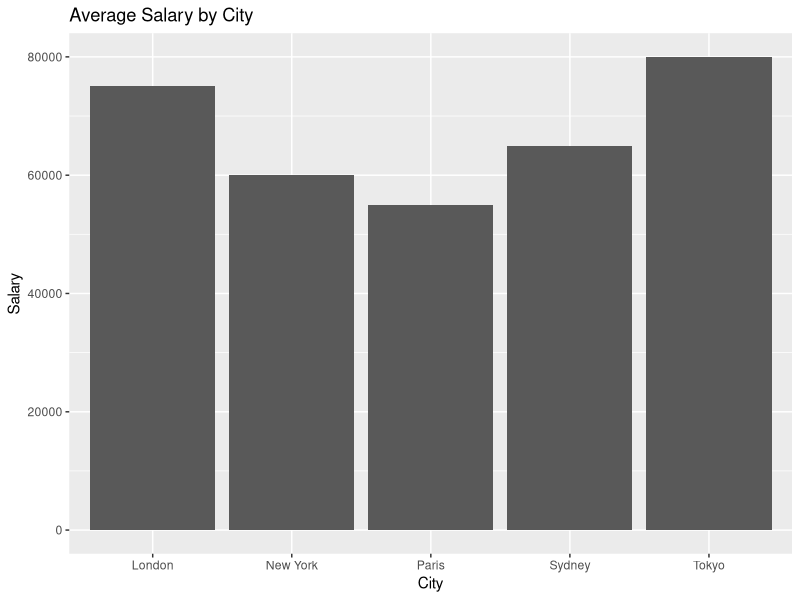
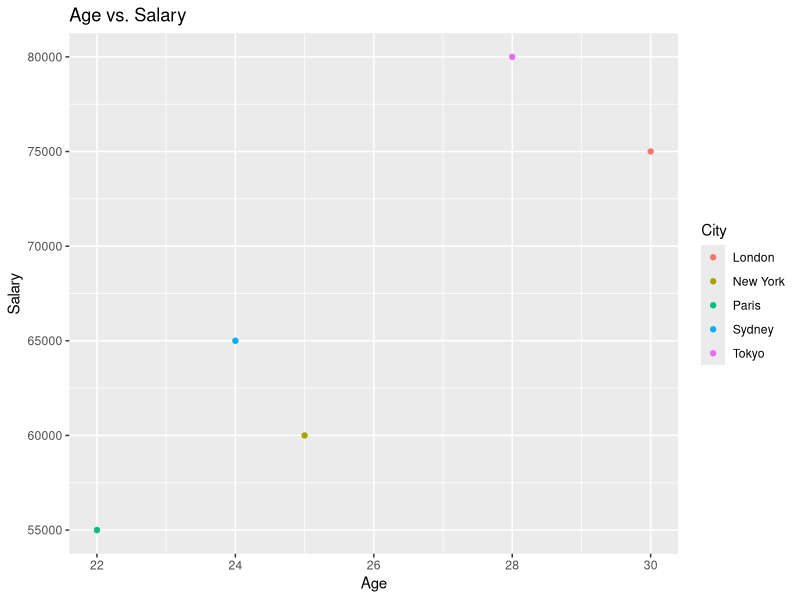
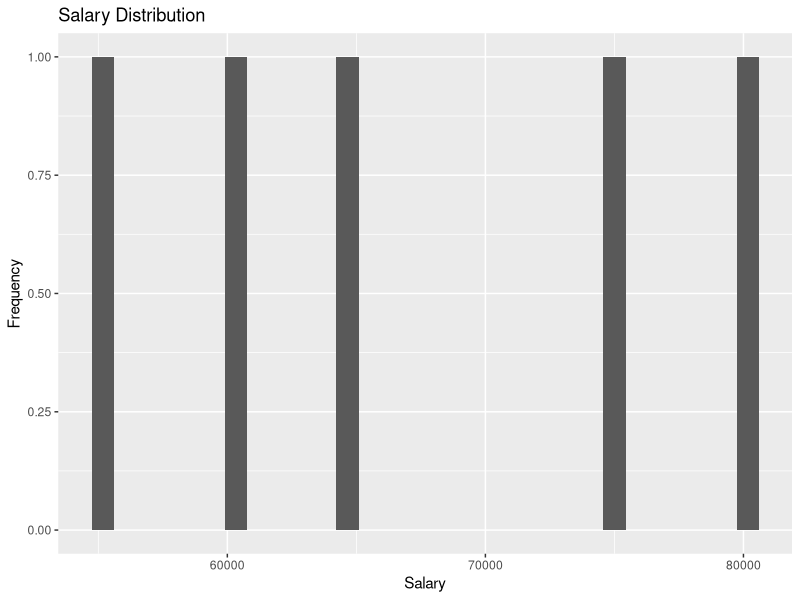

Write the R code that produced these figures, in order.
library(ggplot2)
library(dplyr)

# This is the custom dataset
data <- data.frame(
  Name = c("Alice", "Bob", "Charlie", "David", "Eve"),
  Age = c(25, 30, 22, 28, 24),
  City = c("New York", "London", "Paris", "Tokyo", "Sydney"),
  Salary = c(60000, 75000, 55000, 80000, 65000)
)

# Data Summary
summary(data) 

data %>%
  group_by(City) %>%
  summarize(mean_salary = mean(Salary)) # For average salary by city

# Visualize the data
ggplot(data, aes(x = City, y = Salary)) +
  geom_bar(stat = "identity") +
  labs(title = "Average Salary by City", x = "City", y = "Salary")

ggplot(data, aes(x = Age, y = Salary, color = City)) +
  geom_point() +
  labs(title = "Age vs. Salary", x = "Age", y = "Salary")

ggplot(data, aes(x = Salary)) +
  geom_histogram() +
  labs(title = "Salary Distribution", x = "Salary", y = "Frequency")

